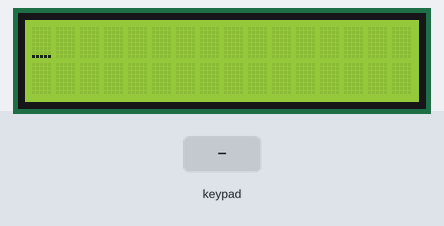
The program below on a simulated Arduino Uno, built with avr-gcc and run on an emulated ATmega328P. Parts: 16×2 character LCD. Inputs (shaded band) come from the test bench.

Above: at 1.2 s.
1.3 s: keypad keys 7 + 5 = pressed 0.4 s apart
At 2.75 s:
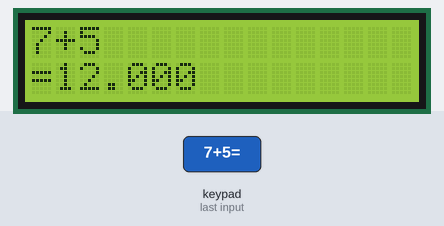
4.4 s: key '=' pressed
At 4.9 s:
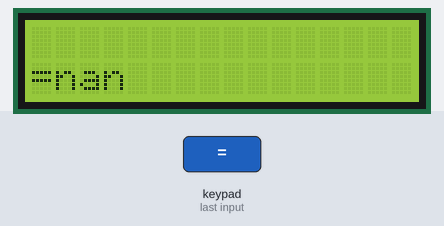
7.0 s: keypad keys 6 * 7 = pressed 0.4 s apart
At 8.9 s:
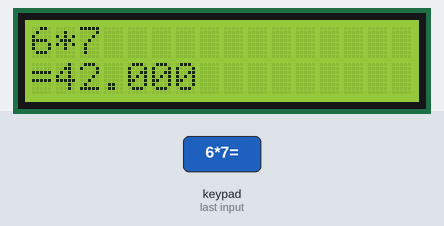
10.1 s: keypad keys 8 / 2 = pressed 0.4 s apart
At 11.75 s:
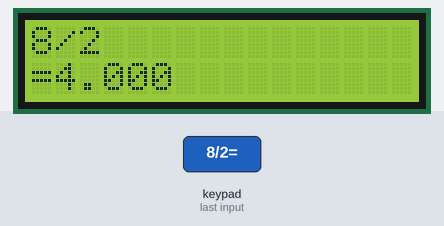
13.2 s: keypad keys 5 4 3 2 = pressed 0.4 s apart
At 15.25 s:
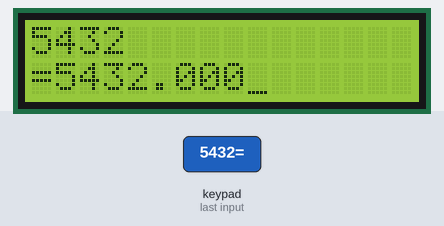
17.5 s: key '1' pressed
At 17.75 s:
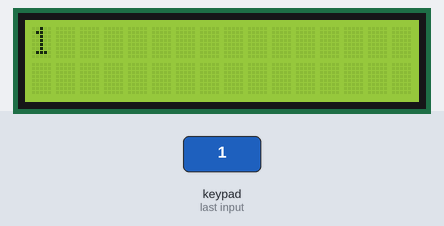
Timing chart, 0 to 20.0 s (numbered marks = the images above; inputs shaded):
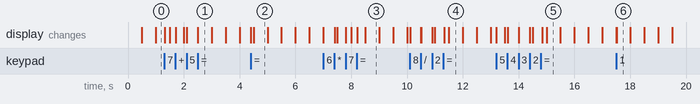

The program:

main.cpp
```cpp
#include <Arduino.h>
#include <Keypad.h>
#include <LiquidCrystal.h>

LiquidCrystal lcd(12, 11, 10, 9, 8, 7);

char keys[4][4] = {{'1', '2', '3', '+'},
                   {'4', '5', '6', '-'},
                   {'7', '8', '9', '*'},
                   {'.', '0', '=', '/'}};
byte rowPins[4] = {5, 4, 3, 2};
byte colPins[4] = {A0, A1, A2, A3};
Keypad keypad = Keypad(makeKeymap(keys), rowPins, colPins, 4, 4);

String input = "";
bool newCalculation = false;
bool hasDecimal = false;  // To avoid input errors
bool hasOperator = false; //
const int MAX_INPUT = 15; //

void setup() {
  lcd.begin(16, 2);
  Serial.begin(9600);
}

bool isOperator(char c) { return c == '+' || c == '-' || c == '*' || c == '/'; }

double calculate(String str) {
  if (str.length() == 0)
    return NAN;

  double result = 0;
  double prevNum = 0;
  char nextOp = '+';
  String currentNumStr = "";

  for (size_t i = 0; i <= str.length(); i++) {
    char c;
    if (i < str.length()) {
      c = str.charAt(i);
    } else {
      c = '#'; // End of line
    }

    if (isDigit(c) || c == '.') {
      currentNumStr += c;
    } else if (isOperator(c) || c == '#') {
      double currentNum = currentNumStr.toFloat();
      currentNumStr = "";

      if (nextOp == '+') {
        result += prevNum;
        prevNum = currentNum;
      } else if (nextOp == '-') {
        result += prevNum;
        prevNum = -currentNum;
      } else if (nextOp == '*') {
        prevNum *= currentNum;
      } else if (nextOp == '/') {
        if (currentNum == 0)
          return NAN; // Divide by 0 error
        else
          prevNum /= currentNum;
      }
      nextOp = c;
    }
  }
  return result + prevNum;
}

void loop() {
  if ((millis() / 500) % 2 == 0) {
    lcd.cursor();
  } else {
    lcd.noCursor();
  }

  char c = keypad.getKey();
  if (c) {
    if (newCalculation) {
      input = "";
      newCalculation = false;
      hasDecimal = false;
      hasOperator = false;
      lcd.clear();
    }

    if (c == '=') {
      lcd.setCursor(0, 1);
      lcd.print('=');
      lcd.print(calculate(input), 3);
      newCalculation = true;
    } else if (input.length() >= MAX_INPUT) {
      // pass
    } else if (isOperator(c)) {
      if (hasOperator || input.length() == 0) {
        // pass
      } else {
        input += c;
        hasOperator = true;
        hasDecimal = false;
        lcd.print(c);
      }
    } else if (c == '.') {
      if (hasDecimal) {
        // pass
      } else {
        input += c;
        hasDecimal = true;
        hasOperator = false;
        lcd.print(c);
      }
    } else {
      input += c;
      hasOperator = false;
      lcd.print(c);
    }
  }
}
```

Measured:
- after the input at 1.3 s, the display: first changes at once (image 1 shows a later state)
- after the input at 4.4 s, the display: first changes at once (image 2 shows a later state)
- after the input at 7.0 s, the display: first differs from a run without the input at once (image 3 shows a later state)
- after the input at 10.1 s, the display: first changes at once (image 4 shows a later state)
- after the input at 13.2 s, the display: first changes at once (image 5 shows a later state)
- after the input at 17.5 s, the display: first differs from a run without the input at once (image 6)
